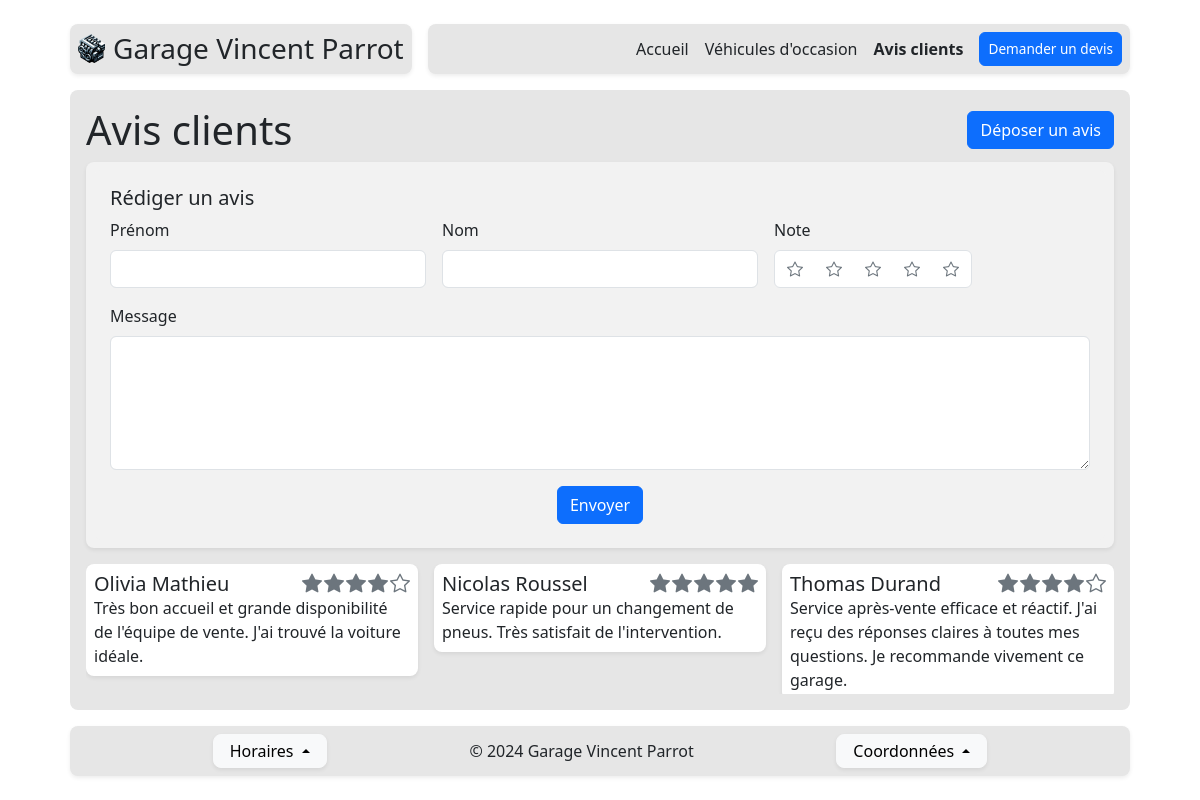
Screenshot of /index.php?p=review&show=true with the database file from the repository.
### tables this page shows
CREATE TABLE `customer_review` (
    `id` int NOT NULL AUTO_INCREMENT PRIMARY KEY,
    `full_name` varchar(100) NOT NULL,
    `review` varchar(3000) NOT NULL,
    `rating` int NOT NULL CHECK(`rating` BETWEEN 0 AND 5),
    `approved` ENUM('APPROVED', 'PENDING', 'DENIED') NOT NULL DEFAULT 'PENDING'
);

### includes/App.php (called while the page is built, shortened)
<?php
class App {
    public static function getTemplate($template, $tplVarList = []) {
        require_once("view/$template.php");
    }
}

### controller/review.php (called while the page is built, shortened)
<?php
$title = "Avis clients";
$scheduleList = Schedule::getAll();
require_once('model/CustomerReview.php');
$reviewList = CustomerReview::getAllApproved();
$sendConfirmation = false;
$tplVarList = [];
$tplVarList["title"] = $title;
$tplVarList["page"] = $page;
$tplVarList["reviewList"] = $reviewList;
$tplVarList["sendConfirmation"] = $sendConfirmation;
$tplVarList["scheduleList"] = $scheduleList;
App::getTemplate("review", $tplVarList);

### index.php (called while the page is built, shortened)
<?php
$returnJson = false;
try {
    require_once("includes/App.php");
    require_once("includes/Database.php");
    if (array_key_exists("p", $_GET)) {
        $page = $_GET["p"];
    } else if (array_key_exists("a", $_GET)) {
        $page = $_GET["a"];
        header('Content-Type: application/json');
        $returnJson = true;
    } else {
        $page = "home";
    }
    $controllerPath = "controller/$page.php";
    if (file_exists($controllerPath)) {
        require_once($controllerPath);
    } else {
        throw new Exception("Error 404: given controller '$page' is not found");
    }
} catch (\Throwable $th) {
    ob_end_clean();
    if ($returnJson) {
        echo json_encode([
            "success" => false,
            "msg" => ENVIRONMENT === "DEV" ? $th->getMessage() : null,
            "data" => null,
        ]);
    } else {
        require_once("controller/error.php");
    }
}

### includes/Database.php (called while the page is built, shortened)
<?php
class Database
{
    private static $pdo;
    private static function init()
    {
        $database_dsn = 'mysql:host=localhost;dbname=garage-vincent-parrot-db';
        $database_user = 'garage-vincent-parrot-user';
        $database_password = 'garage-vincent-parrot-password';
        try {
            self::$pdo = new PDO($database_dsn, $database_user, $database_password);
            self::$pdo->setAttribute(PDO::ATTR_ERRMODE, PDO::ERRMODE_EXCEPTION);
        } catch (PDOException $e) {
            echo "Erreur de connexion : " . $e->getMessage();
            exit;
        }
    }
    public static function query($sql, $bindList = [])
    {
        $stmt = self::$pdo->prepare($sql);
        $stmt->execute();
        if ($stmt->rowCount() > 0) {
            $data = $stmt->fetchAll(PDO::FETCH_ASSOC);
            return $data;
        } else {
            return null;
        }
    }
}

### model/CustomerReview.php (called while the page is built, shortened)
<?php
class CustomerReview
{
    public function __construct($id, $fullName, $review, $rating, $approved)
    {
        $this->fullName = $fullName;
        $this->review = $review;
        $this->rating = $rating;
    }
    public static function getAllApproved()
    {
        $data = Database::query("SELECT * FROM customer_review WHERE approved = 'APPROVED' ORDER BY id DESC;");
        $instanceList = [];
        foreach ($data as $value) {
            $instanceList[] = new self(
                $value["id"],
                $value["full_name"],
                $value["review"],
                $value["rating"],
                $value["approved"],
            );
        }
        return $instanceList;
    }
}

### view/review.php (the view, shortened to what this page needs)
<main class="w-100 flex-1 d-flex flex-column gap-3 overflow-hidden w-100 bg-150 rounded-3 p-3">
    <div class="accordion">
        <div class="accordion-item" style="background-color: transparent; border: none;">
            <div class="accordion-header d-flex justify-content-between align-items-center mb-2">
                <h1 class="mb-0"><?= $title ?></h1>
                <button class="btn btn-primary <?php if ($sendConfirmation) echo "d-none" ?>" type="button" data-bs-toggle="collapse" data-bs-target="#collapseBody">Déposer un avis</button>
            </div>
            <div id="collapseBody" class="collapse <?php if (array_key_exists("show", $_GET)) echo 'show' ?> bg-100 shadow-sm rounded-3 p-2">
                <form class="bg-100 rounded-3 p-3" method="POST" action="index.php?p=review">
                    <h5>Rédiger un avis</h5>
                    <div class="row g-3">
                        <div class="col-md">
                            <label for="firstName" class="form-label">Prénom</label>
                            <input type="text" class="form-control" id="firstName" name="firstName" required>
                        </div>
                        <div class="col-md">
                            <label for="lastName" class="form-label">Nom</label>
                            <input type="text" class="form-control" id="lastName" name="lastName" required>
                        </div>
                        <div class="col-md d-flex flex-column justify-content-start align-items-start gap-2 mb-3">
                            <p class="mb-0">Note</p>
                            <div id="radio-rating" class="btn-group bg-white border">
                                <label class="btn border border-0" for="star-1"><i class="bi bi-star" style="color: var(--bs-gray)"></i></label>
                                <label class="btn border border-0" for="star-2"><i class="bi bi-star" style="color: var(--bs-gray)"></i></label>
                                <label class="btn border border-0" for="star-3"><i class="bi bi-star" style="color: var(--bs-gray)"></i></label>
                                <label class="btn border border-0" for="star-4"><i class="bi bi-star" style="color: var(--bs-gray)"></i></label>
                                <label class="btn border border-0" for="star-5"><i class="bi bi-star" style="color: var(--bs-gray)"></i></label>
                            </div>
                        </div>
                    </div>
                    <div class="mb-3">
                        <label for="message" class="form-label">Message</label>
                        <textarea class="form-control" id="message" name="message" rows="5" required></textarea>
                    </div>
                    <div class="d-flex flex-row justify-content-center">
                        <button type="submit" name="send-review" class="btn btn-primary">Envoyer</button>
                    </div>
                </form>
            </div>
        </div>
    </div>
    <div class="flex-1 overflow-x-hidden overflow-y-auto">
        <div class="row g-3" data-masonry='{"percentPosition": true }'>
            <?php foreach ($reviewList as $review) : ?>
                <div class="col-md-6 col-lg-4">
                    <div class="bg-white rounded-3 shadow-sm p-2">
                        <div class="d-flex justify-content-between align-items-baseline">
                            <h5 class="mb-0"><?= $review->fullName ?></h5>
                            <h5 class="mb-0 d-flex flex-row align-items-center" style="gap: 2px;">
                                <?php for ($i = 0; $i < $review->rating; $i++) : ?>
                                    <i class="bi bi-star-fill" style="color: var(--bs-gray)"></i>
                                <?php endfor; ?>
                                <?php for ($i = 0; $i < (5 - $review->rating); $i++) : ?>
                                    <i class="bi bi-star" style="color: var(--bs-gray)"></i>
                                <?php endfor; ?>
                            </h5>
                        </div>
                        <p class="mb-0"><?= $review->review ?></p>
                    </div>
                </div>
            <?php endforeach; ?>
        </div>
    </div>
</main>

### static/css/common.css (style rules this page uses)
html, body { height: 100%; }
.flex-1 { flex: 1; }
header, main, footer { max-width: 1060px; }
@media (min-height: 800px) { header, main, footer { max-width: 1060px; } }
.bg-100 { background-color: hsl(0, 0%, 95%); }
.bg-150 { background-color: hsl(0, 0%, 90%); }

### rows the page displays
customer_review: full_name "Olivia Mathieu", rating 4 (drawn), review "Très bon accueil et grande disponibilité de l'équipe de vente. J'ai trouvé la voiture idéale."
customer_review: full_name "Nicolas Roussel", rating 5 (drawn), review "Service rapide pour un changement de pneus. Très satisfait de l'intervention."
customer_review: full_name "Thomas Durand", rating 4 (drawn), review "Service après-vente efficace et réactif. J'ai reçu des réponses claires à toutes mes questions. Je recommande vivement ce garage."

### other values shown
$title "Avis clients"
